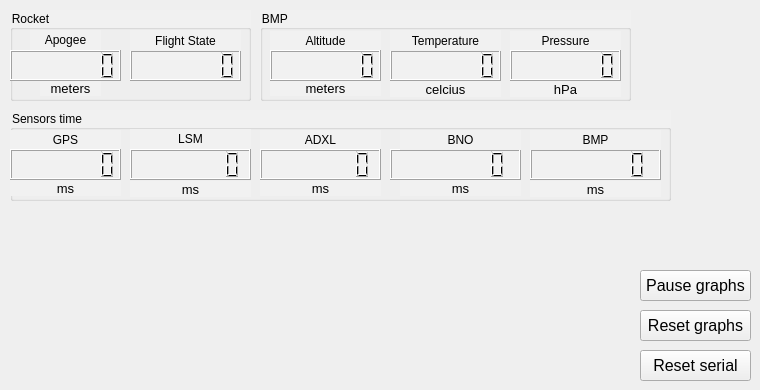
      <widget class="QWidget" name="General">
       <attribute name="title">
        <string>General info</string>
       </attribute>
       <widget class="QWidget" name="gridLayoutWidget">
        <property name="geometry">
         <rect>
          <x>10</x>
          <y>210</y>
          <width>621</width>
          <height>171</height>
         </rect>
        </property>
        <layout class="QGridLayout" name="AltitudeTempGraphLayout"/>
       </widget>
       <widget class="QGroupBox" name="groupBox_7">
        <property name="geometry">
         <rect>
          <x>10</x>
          <y>10</y>
          <width>241</width>
          <height>91</height>
         </rect>
        </property>
        <property name="styleSheet">
         <string notr="true">background-color: rgb(227, 227, 227);
background-color: rgb(241, 241, 241);
font: 87 9pt &quot;Segoe UI Black&quot;;</string>
        </property>
        <property name="title">
         <string>Rocket</string>
        </property>
        <widget class="QLabel" name="label_44">
         <property name="geometry">
          <rect>
           <x>30</x>
           <y>70</y>
           <width>61</width>
           <height>16</height>
          </rect>
         </property>
         <property name="font">
          <font>
           <family>MS UI Gothic</family>
           <pointsize>10</pointsize>
           <weight>50</weight>
           <italic>false</italic>
           <bold>false</bold>
          </font>
         </property>
         <property name="styleSheet">
          <string notr="true">font: 10pt &quot;MS UI Gothic&quot;;</string>
         </property>
         <property name="text">
          <string>meters</string>
         </property>
         <property name="alignment">
          <set>Qt::AlignCenter</set>
         </property>
        </widget>
        <widget class="QLabel" name="label_45">
         <property name="geometry">
          <rect>
           <x>20</x>
           <y>20</y>
           <width>71</width>
           <height>20</height>
          </rect>
         </property>
         <property name="styleSheet">
          <string notr="true">font: 87 11pt &quot;Segoe UI Black&quot;;
font: 11pt &quot;MS Shell Dlg 2&quot;;</string>
         </property>
         <property name="text">
          <string>Apogee</string>
         </property>
         <property name="alignment">
          <set>Qt::AlignCenter</set>
         </property>
        </widget>
        <widget class="QLCDNumber" name="FlightStateLCD">
         <property name="geometry">
          <rect>
           <x>120</x>
           <y>40</y>
           <width>111</width>
           <height>31</height>
          </rect>
         </property>
         <property name="smallDecimalPoint">
          <bool>false</bool>
         </property>
         <property name="digitCount">
          <number>7</number>
         </property>
        </widget>
        <widget class="QLCDNumber" name="ApogeeLCD">
         <property name="geometry">
          <rect>
           <x>0</x>
           <y>40</y>
           <width>111</width>
           <height>31</height>
          </rect>
         </property>
         <property name="minimumSize">
          <size>
           <width>111</width>
           <height>31</height>
          </size>
         </property>
         <property name="autoFillBackground">
          <bool>false</bool>
         </property>
         <property name="smallDecimalPoint">
          <bool>false</bool>
         </property>
         <property name="digitCount">
          <number>7</number>
         </property>
         <property name="mode">
          <enum>QLCDNumber::Dec</enum>
         </property>
         <property name="segmentStyle">
          <enum>QLCDNumber::Filled</enum>
         </property>
        </widget>
        <widget class="QLabel" name="label_47">
         <property name="geometry">
          <rect>
           <x>120</x>
           <y>20</y>
           <width>111</width>
           <height>21</height>
          </rect>
         </property>
         <property name="styleSheet">
          <string notr="true">font: 87 11pt &quot;Segoe UI Black&quot;;
font: 11pt &quot;MS Shell Dlg 2&quot;;</string>
         </property>
         <property name="text">
          <string>Flight State</string>
         </property>
         <property name="alignment">
          <set>Qt::AlignCenter</set>
         </property>
        </widget>
       </widget>
       <widget class="QGroupBox" name="groupBox_11">
        <property name="geometry">
         <rect>
          <x>10</x>
          <y>110</y>
          <width>661</width>
          <height>91</height>
         </rect>
        </property>
        <property name="styleSheet">
         <string notr="true">background-color: rgb(227, 227, 227);
background-color: rgb(241, 241, 241);
font: 87 9pt &quot;Segoe UI Black&quot;;</string>
        </property>
        <property name="title">
         <string>Sensors time</string>
        </property>
        <widget class="QLabel" name="label_55">
         <property name="geometry">
          <rect>
           <x>250</x>
           <y>20</y>
           <width>121</width>
           <height>20</height>
          </rect>
         </property>
         <property name="styleSheet">
          <string notr="true">font: 87 11pt &quot;Segoe UI Black&quot;;
font: 11pt &quot;MS Shell Dlg 2&quot;;</string>
         </property>
         <property name="text">
          <string>ADXL</string>
         </property>
         <property name="alignment">
          <set>Qt::AlignCenter</set>
         </property>
        </widget>
        <widget class="QLabel" name="label_57">
         <property name="geometry">
          <rect>
           <x>0</x>
           <y>20</y>
           <width>111</width>
           <height>20</height>
          </rect>
         </property>
         <property name="styleSheet">
          <string notr="true">font: 87 11pt &quot;Segoe UI Black&quot;;
font: 11pt &quot;MS Shell Dlg 2&quot;;</string>
         </property>
         <property name="text">
          <string>GPS</string>
         </property>
         <property name="alignment">
          <set>Qt::AlignCenter</set>
         </property>
        </widget>
        <widget class="QLCDNumber" name="LSMTimeLCD">
         <property name="geometry">
          <rect>
           <x>120</x>
           <y>39</y>
           <width>121</width>
           <height>31</height>
          </rect>
         </property>
         <property name="smallDecimalPoint">
          <bool>false</bool>
         </property>
         <property name="digitCount">
          <number>7</number>
         </property>
        </widget>
        <widget class="QLCDNumber" name="GPSTimeLCD">
         <property name="geometry">
          <rect>
           <x>0</x>
           <y>39</y>
           <width>111</width>
           <height>31</height>
          </rect>
         </property>
         <property name="minimumSize">
          <size>
           <width>111</width>
           <height>31</height>
          </size>
         </property>
         <property name="autoFillBackground">
          <bool>false</bool>
         </property>
         <property name="smallDecimalPoint">
          <bool>false</bool>
         </property>
         <property name="digitCount">
          <number>7</number>
         </property>
         <property name="mode">
          <enum>QLCDNumber::Dec</enum>
         </property>
         <property name="segmentStyle">
          <enum>QLCDNumber::Filled</enum>
         </property>
        </widget>
        <widget class="QLCDNumber" name="ADXLTimeLCD">
         <property name="geometry">
          <rect>
           <x>250</x>
           <y>39</y>
           <width>121</width>
           <height>31</height>
          </rect>
         </property>
         <property name="smallDecimalPoint">
          <bool>false</bool>
         </property>
         <property name="digitCount">
          <number>7</number>
         </property>
        </widget>
        <widget class="QLabel" name="label_59">
         <property name="geometry">
          <rect>
           <x>120</x>
           <y>19</y>
           <width>121</width>
           <height>20</height>
          </rect>
         </property>
         <property name="styleSheet">
          <string notr="true">font: 87 11pt &quot;Segoe UI Black&quot;;
font: 11pt &quot;MS Shell Dlg 2&quot;;</string>
         </property>
         <property name="text">
          <string>LSM</string>
         </property>
         <property name="alignment">
          <set>Qt::AlignCenter</set>
         </property>
        </widget>
        <widget class="QLCDNumber" name="BNOTimeLCD">
         <property name="geometry">
          <rect>
           <x>380</x>
           <y>39</y>
           <width>131</width>
           <height>31</height>
          </rect>
         </property>
         <property name="smallDecimalPoint">
          <bool>false</bool>
         </property>
         <property name="digitCount">
          <number>7</number>
         </property>
        </widget>
        <widget class="QLabel" name="label_62">
         <property name="geometry">
          <rect>
           <x>390</x>
           <y>20</y>
           <width>121</width>
           <height>20</height>
          </rect>
         </property>
         <property name="styleSheet">
          <string notr="true">font: 87 11pt &quot;Segoe UI Black&quot;;
font: 11pt &quot;MS Shell Dlg 2&quot;;</string>
         </property>
         <property name="text">
          <string>BNO</string>
         </property>
         <property name="alignment">
          <set>Qt::AlignCenter</set>
         </property>
        </widget>
        <widget class="QLCDNumber" name="BMPTimeLCD">
         <property name="geometry">
          <rect>
           <x>520</x>
           <y>39</y>
           <width>131</width>
           <height>31</height>
          </rect>
         </property>
         <property name="smallDecimalPoint">
          <bool>false</bool>
         </property>
         <property name="digitCount">
          <number>7</number>
         </property>
        </widget>
        <widget class="QLabel" name="label_64">
         <property name="geometry">
          <rect>
           <x>520</x>
           <y>20</y>
           <width>131</width>
           <height>20</height>
          </rect>
         </property>
         <property name="styleSheet">
          <string notr="true">font: 87 11pt &quot;Segoe UI Black&quot;;
font: 11pt &quot;MS Shell Dlg 2&quot;;</string>
         </property>
         <property name="text">
          <string>BMP</string>
         </property>
         <property name="alignment">
          <set>Qt::AlignCenter</set>
         </property>
        </widget>
        <widget class="QLabel" name="label_48">
         <property name="geometry">
          <rect>
           <x>0</x>
           <y>70</y>
           <width>111</width>
           <height>16</height>
          </rect>
         </property>
         <property name="font">
          <font>
           <family>MS UI Gothic</family>
           <pointsize>10</pointsize>
           <weight>50</weight>
           <italic>false</italic>
           <bold>false</bold>
          </font>
         </property>
         <property name="styleSheet">
          <string notr="true">font: 10pt &quot;MS UI Gothic&quot;;</string>
         </property>
         <property name="text">
          <string>ms</string>
         </property>
         <property name="alignment">
          <set>Qt::AlignCenter</set>
         </property>
        </widget>
        <widget class="QLabel" name="label_50">
         <property name="geometry">
          <rect>
           <x>120</x>
           <y>71</y>
           <width>121</width>
           <height>16</height>
          </rect>
         </property>
         <property name="font">
          <font>
           <family>MS UI Gothic</family>
           <pointsize>10</pointsize>
           <weight>50</weight>
           <italic>false</italic>
           <bold>false</bold>
          </font>
         </property>
         <property name="styleSheet">
          <string notr="true">font: 10pt &quot;MS UI Gothic&quot;;</string>
         </property>
         <property name="text">
          <string>ms</string>
         </property>
         <property name="alignment">
          <set>Qt::AlignCenter</set>
         </property>
        </widget>
        <widget class="QLabel" name="label_52">
         <property name="geometry">
          <rect>
           <x>250</x>
           <y>70</y>
           <width>121</width>
           <height>16</height>
          </rect>
         </property>
         <property name="font">
          <font>
           <family>MS UI Gothic</family>
           <pointsize>10</pointsize>
           <weight>50</weight>
           <italic>false</italic>
           <bold>false</bold>
          </font>
         </property>
         <property name="styleSheet">
          <string notr="true">font: 10pt &quot;MS UI Gothic&quot;;</string>
         </property>
         <property name="text">
          <string>ms</string>
         </property>
         <property name="alignment">
          <set>Qt::AlignCenter</set>
         </property>
        </widget>
        <widget class="QLabel" name="label_53">
         <property name="geometry">
          <rect>
           <x>390</x>
           <y>70</y>
           <width>121</width>
           <height>16</height>
          </rect>
         </property>
         <property name="font">
          <font>
           <family>MS UI Gothic</family>
           <pointsize>10</pointsize>
           <weight>50</weight>
           <italic>false</italic>
           <bold>false</bold>
          </font>
         </property>
         <property name="styleSheet">
          <string notr="true">font: 10pt &quot;MS UI Gothic&quot;;</string>
         </property>
         <property name="text">
          <string>ms</string>
         </property>
         <property name="alignment">
          <set>Qt::AlignCenter</set>
         </property>
        </widget>
        <widget class="QLabel" name="label_56">
         <property name="geometry">
          <rect>
           <x>520</x>
           <y>71</y>
           <width>131</width>
           <height>16</height>
          </rect>
         </property>
         <property name="font">
          <font>
           <family>MS UI Gothic</family>
           <pointsize>10</pointsize>
           <weight>50</weight>
           <italic>false</italic>
           <bold>false</bold>
          </font>
         </property>
         <property name="styleSheet">
          <string notr="true">font: 10pt &quot;MS UI Gothic&quot;;</string>
         </property>
         <property name="text">
          <string>ms</string>
         </property>
         <property name="alignment">
          <set>Qt::AlignCenter</set>
         </property>
        </widget>
       </widget>
       <widget class="QGroupBox" name="groupBox">
        <property name="geometry">
         <rect>
          <x>260</x>
          <y>10</y>
          <width>371</width>
          <height>91</height>
         </rect>
        </property>
        <property name="styleSheet">
         <string notr="true">background-color: rgb(227, 227, 227);
background-color: rgb(241, 241, 241);
font: 87 9pt &quot;Segoe UI Black&quot;;</string>
        </property>
        <property name="title">
         <string>BMP </string>
        </property>
        <widget class="QLabel" name="label_5">
         <property name="geometry">
          <rect>
           <x>250</x>
           <y>21</y>
           <width>111</width>
           <height>20</height>
          </rect>
         </property>
         <property name="styleSheet">
          <string notr="true">font: 87 11pt &quot;Segoe UI Black&quot;;
font: 11pt &quot;MS Shell Dlg 2&quot;;</string>
         </property>
         <property name="text">
          <string>Pressure</string>
         </property>
         <property name="alignment">
          <set>Qt::AlignCenter</set>
         </property>
        </widget>
        <widget class="QLabel" name="label_15">
         <property name="geometry">
          <rect>
           <x>10</x>
           <y>70</y>
           <width>111</width>
           <height>16</height>
          </rect>
         </property>
         <property name="font">
          <font>
           <family>MS UI Gothic</family>
           <pointsize>10</pointsize>
           <weight>50</weight>
           <italic>false</italic>
           <bold>false</bold>
          </font>
         </property>
         <property name="styleSheet">
          <string notr="true">font: 10pt &quot;MS UI Gothic&quot;;</string>
         </property>
         <property name="text">
          <string>meters</string>
         </property>
         <property name="alignment">
          <set>Qt::AlignCenter</set>
         </property>
        </widget>
        <widget class="QLabel" name="label_4">
         <property name="geometry">
          <rect>
           <x>10</x>
           <y>21</y>
           <width>111</width>
           <height>20</height>
          </rect>
         </property>
         <property name="styleSheet">
          <string notr="true">font: 87 11pt &quot;Segoe UI Black&quot;;
font: 11pt &quot;MS Shell Dlg 2&quot;;</string>
         </property>
         <property name="text">
          <string>Altitude</string>
         </property>
         <property name="alignment">
          <set>Qt::AlignCenter</set>
         </property>
        </widget>
        <widget class="QLCDNumber" name="TemperatureLCD">
         <property name="geometry">
          <rect>
           <x>130</x>
           <y>40</y>
           <width>111</width>
           <height>31</height>
          </rect>
         </property>
         <property name="smallDecimalPoint">
          <bool>false</bool>
         </property>
         <property name="digitCount">
          <number>7</number>
         </property>
        </widget>
        <widget class="QLabel" name="label_14">
         <property name="geometry">
          <rect>
           <x>130</x>
           <y>71</y>
           <width>111</width>
           <height>16</height>
          </rect>
         </property>
         <property name="font">
          <font>
           <family>MS UI Gothic</family>
           <pointsize>10</pointsize>
           <weight>50</weight>
           <italic>false</italic>
           <bold>false</bold>
          </font>
         </property>
         <property name="styleSheet">
          <string notr="true">font: 10pt &quot;MS UI Gothic&quot;;</string>
         </property>
         <property name="text">
          <string>celcius</string>
         </property>
         <property name="alignment">
          <set>Qt::AlignCenter</set>
         </property>
        </widget>
        <widget class="QLCDNumber" name="BMPAltitudeLCD">
         <property name="geometry">
          <rect>
           <x>10</x>
           <y>40</y>
           <width>111</width>
           <height>31</height>
          </rect>
         </property>
         <property name="minimumSize">
          <size>
           <width>111</width>
           <height>31</height>
          </size>
         </property>
         <property name="autoFillBackground">
          <bool>false</bool>
         </property>
         <property name="smallDecimalPoint">
          <bool>false</bool>
         </property>
         <property name="digitCount">
          <number>7</number>
         </property>
         <property name="mode">
          <enum>QLCDNumber::Dec</enum>
         </property>
         <property name="segmentStyle">
          <enum>QLCDNumber::Filled</enum>
         </property>
        </widget>
        <widget class="QLCDNumber" name="PressureLCD">
         <property name="geometry">
          <rect>
           <x>250</x>
           <y>40</y>
           <width>111</width>
           <height>31</height>
          </rect>
         </property>
         <property name="smallDecimalPoint">
          <bool>false</bool>
         </property>
         <property name="digitCount">
          <number>7</number>
         </property>
        </widget>
        <widget class="QLabel" name="label_2">
         <property name="geometry">
          <rect>
           <x>130</x>
           <y>20</y>
           <width>111</width>
           <height>21</height>
          </rect>
         </property>
         <property name="styleSheet">
          <string notr="true">font: 87 11pt &quot;Segoe UI Black&quot;;
font: 11pt &quot;MS Shell Dlg 2&quot;;</string>
         </property>
         <property name="text">
          <string>Temperature</string>
         </property>
         <property name="alignment">
          <set>Qt::AlignCenter</set>
         </property>
        </widget>
        <widget class="QLabel" name="label_16">
         <property name="geometry">
          <rect>
           <x>250</x>
           <y>71</y>
           <width>111</width>
           <height>16</height>
          </rect>
         </property>
         <property name="font">
          <font>
           <family>MS UI Gothic</family>
           <pointsize>10</pointsize>
           <weight>50</weight>
           <italic>false</italic>
           <bold>false</bold>
          </font>
         </property>
         <property name="styleSheet">
          <string notr="true">font: 10pt &quot;MS UI Gothic&quot;;</string>
         </property>
         <property name="text">
          <string>hPa</string>
         </property>
         <property name="alignment">
          <set>Qt::AlignCenter</set>
         </property>
        </widget>
       </widget>
       <widget class="QPushButton" name="ResetGraphButton">
        <property name="geometry">
         <rect>
          <x>640</x>
          <y>310</y>
          <width>111</width>
          <height>31</height>
         </rect>
        </property>
        <property name="maximumSize">
         <size>
          <width>181</width>
          <height>51</height>
         </size>
        </property>
        <property name="font">
         <font>
          <pointsize>12</pointsize>
         </font>
        </property>
        <property name="text">
         <string>Reset graphs</string>
        </property>
       </widget>
       <widget class="QPushButton" name="ResetSerialButton">
        <property name="geometry">
         <rect>
          <x>640</x>
          <y>350</y>
          <width>111</width>
          <height>31</height>
         </rect>
        </property>
        <property name="maximumSize">
         <size>
          <width>181</width>
          <height>51</height>
         </size>
        </property>
        <property name="font">
         <font>
          <pointsize>12</pointsize>
         </font>
        </property>
        <property name="text">
         <string>Reset serial</string>
        </property>
       </widget>
       <widget class="QPushButton" name="PauseGraphButton">
        <property name="geometry">
         <rect>
          <x>640</x>
          <y>270</y>
          <width>111</width>
          <height>31</height>
         </rect>
        </property>
        <property name="maximumSize">
         <size>
          <width>181</width>
          <height>51</height>
         </size>
        </property>
        <property name="font">
         <font>
          <pointsize>12</pointsize>
         </font>
        </property>
        <property name="text">
         <string>Pause graphs</string>
        </property>
       </widget>
      </widget>
